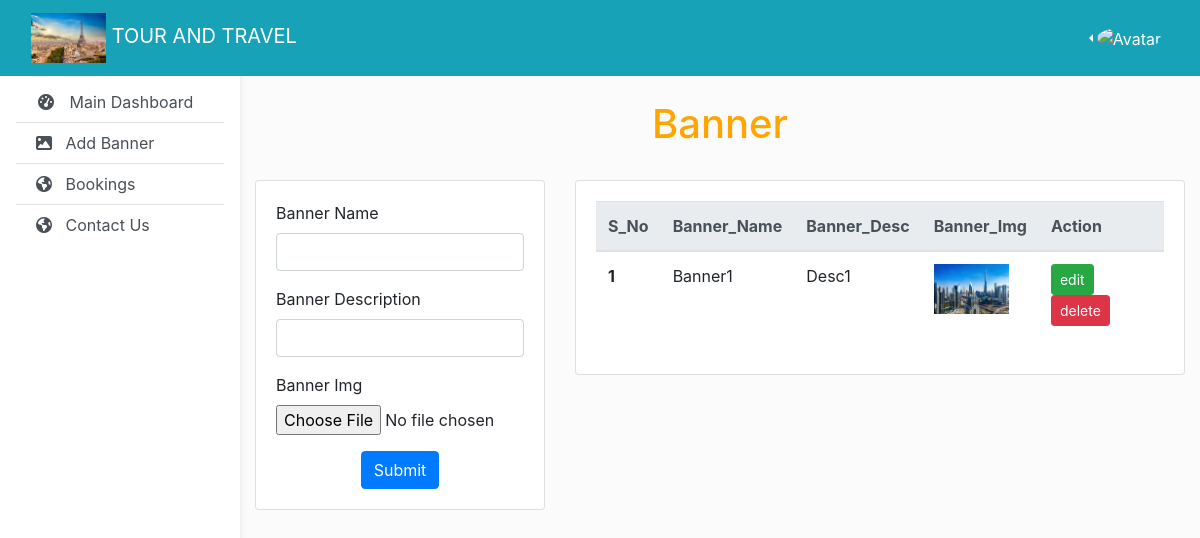
Page /admin/addbanner.php on the committed database.
### tables this page shows
CREATE TABLE `banner` (
  `id` int(11) NOT NULL,
  `banner_name` varchar(255) NOT NULL,
  `banner_desc` varchar(255) NOT NULL,
  `banner_img` text NOT NULL,
  `status` tinyint(100) NOT NULL DEFAULT 1
);

### admin/addbanner.php (the view, shortened to what this page needs)
<?php
include 'connection.php';
$sql = "SELECT* FROM banner where status=1";
$query = mysqli_query($conn, $sql);
$result = array();
while ($data = mysqli_fetch_assoc($query)) {
    $result[] = $data;
}
?>
<!DOCTYPE html>
<html lang="en">
<head>
</head>
<link rel="stylesheet" href="https://cdn.jsdelivr.net/npm/bootstrap@4.6.2/dist/css/bootstrap.min.css"
>
<body>
    <?php include "dashboard.php" ?>
    <main style="margin-top: 100px;">
    <center><h1 style="color:#ffa500;"> Banner </h1></center>
        <div class="container pt-4">
            <div class="row">
                <div class="col-md-4">
                    <div class="card">
                        <div class="card-body">
                            <form method="POST" action="action.php" enctype="multipart/form-data">
                                <div class="form-group">
                                    <label for="exampleInputEmail1">Banner Name</label>
                                    <input type="text" name="banner_name" value="" class="form-control"
                                        id="InputBannerName" aria-describedby="emailHelp" Required>
                                </div>
                                <div class="form-group">
                                    <label for="exampleInputEmail1">Banner Description</label>
                                    <input type="varchar" name="banner_desc" value="" class="form-control"
                                        id="InputBannerDesc" aria-describedby="emailHelp" Required>
                                </div>
                                <div class="form-group">
                                    <label for="exampleFormControlFile1">Banner Img</label>
                                    <input type="file" name="img" class="form-control-file" id="BannerImage">
                                </div>
                                <center><button type="submit" name="save_banner" value="save_banner"
                                        class="btn btn-primary">Submit</button></center>
                            </form>
                        </div>
                    </div>
                </div>
                <div class="col-md-8">
                    <div class="card">
                        <div class="card-body">
                            <table class="table table-hover">
                                <thead class="thead-light">
                                    <tr>
                                        <th scope="col">S_No</th>
                                        <th scope="col">Banner_Name</th>
                                        <th scope="col">Banner_Desc</th>
                                        <th scope="col">Banner_Img</th>
                                        <th scope="col">Action</th>
                                    </tr>
                                </thead>
                                <tbody>
                                    <?php foreach ($result as $vl) {
                                    ?>
                                    <tr>
                                        <th scope="row"><?php echo $vl['id'] ?></th>
                                        <td><?php echo $vl['banner_name'] ?></td>
                                        <td><?php echo $vl['banner_desc'] ?></td>
                                        <td> <img src="<?php echo $vl['banner_img'] ?>" style="height:50px"></td>
                                        <td><button class="btn btn-sm btn-success editbutton" data-toggle="modal"
                                                data-target="#myfirstmodal" data-banner_id="<?php echo $vl['id'] ?>"
                                                data-banner_name="<?php echo $vl['banner_name'] ?>"
                                                data-banner_desc="<?php echo $vl['banner_desc'] ?>"
                                                data-img="<?php echo $vl['banner_img'] ?>">
                                                edit</button>
                                            <a href="action.php?delid=<?php echo $vl['id'] ?> &Delcust=Delcust">
                                                <button class="btn btn-sm btn-danger"
                                                    onclick="return confirm('Are You Sure Want To Delete?')">delete</button></a>
                                        </td>
                                    </tr>
                                    <?php } ?>
                                </tbody>
                            </table>
                        </div>
                    </div>
                </div>
            </div>
        </div>
    </main>
</body>
</html>

### admin/dashboard.php (style rules this page uses)
body { background-color: #fbfbfb; }
@media (min-width: 991.98px) { main { padding-left: 240px; } }

### rows in the picture
banner: id "1", banner_name "Banner1", banner_desc "Desc1", banner_img (picture)
